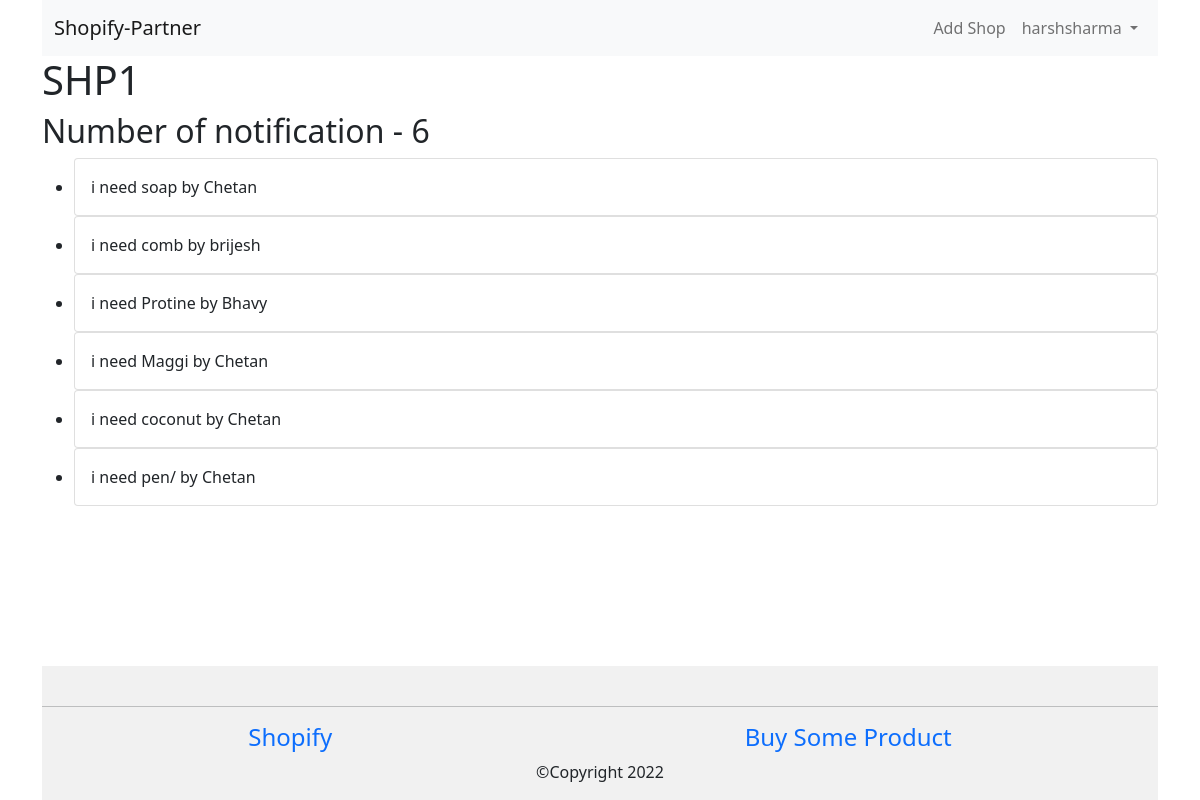
Page /partner_with_us/my_shop/3/notification/ (signed in) on the committed database.
### shopowner/models.py (models this page shows, shortened)
class Shop(models.Model):
    name = models.CharField(max_length=100, null=True)
    address = models.CharField(max_length=200, null=True)
    city = models.CharField(max_length=50, null=True)
    state = models.CharField(max_length=50, null=True)
    shopowner = models.ForeignKey(
        Shopowner, on_delete=models.CASCADE, default="", related_name='shop')
    products = models.ManyToManyField(Product, related_name='shop')
    image = models.ImageField(upload_to="shop/images",
                              default="shop/images/shop_default.jpg")

class Notification(models.Model):
    message = models.TextField(null=True)
    tag = models.CharField(max_length=50, default="review")
    customer = models.ForeignKey(
        Customer, on_delete=models.CASCADE, default="")
    shop = models.ForeignKey(Shop, on_delete=models.CASCADE, default="")

### customer/models.py (models this page shows, shortened)
class Customer(models.Model):
    GENDER = (
        ('M', 'Male'),
        ('F', 'Female'),
        ('O', 'Other')
    )
    name = models.CharField(verbose_name="Name", max_length=100, null=True)
    email = models.EmailField(verbose_name="Email", max_length=100)
    password = models.CharField(verbose_name="Password", max_length=100)
    age = models.IntegerField(verbose_name="Age", null=True)
    contact_number = models.CharField(
        verbose_name="Contact Number", max_length=13, null=True)
    address = models.CharField(
        verbose_name="Address", max_length=200, null=True)
    city = models.CharField(verbose_name="City", max_length=50, null=True)
    state = models.CharField(verbose_name="State", max_length=50, null=True)
    gender = models.CharField(verbose_name="Gender",
                              max_length=1, choices=GENDER, null=True)
    image = models.ImageField(
        upload_to="customer/images", default="customer/images/custdefault.jpg")
    complete_info = models.BooleanField(
        verbose_name="Complete Registraiton", default=False)

### shopowner/views.py (the view)
@login_required(login_url="partner_with_us/login")
def shop_notification(request, shopid):
    s = Shop.objects.get(id=shopid)
    notification = Notification.objects.filter(shop=s)
    notifications_count = notification.count()
    return render(request, "shopowner/shop_notification.html", {
        'user': request.user,
        'shop': s,
        'notifications': notification,
        'notifications_count': notifications_count,
    })

### shopowner/templates/shopowner/shop_notification.html (shortened to what this page needs)
{% extends 'shopowner/base.html' %}
{% block content %}
    <h1>{{shop.name}}</h1>
    {% ifequal notifications_count 0 %}
       <h3>
           No Notification or request available for now.
       </h3>
    {% else %}
      <h2>Number of notification - {{notifications_count}}</h2>
      <ul>
       {% for nf in notifications %}
       <li>
        <div class="card">
          <div class="card-body">
            {{nf.message}} by {{nf.customer.name}}
          </div>
        </div>
        </li>
       {% endfor %}
      </ul>
    {% endifequal %}
{% endblock content %}

### shopowner/templates/shopowner/base.html (shortened to what this page needs)
<!DOCTYPE html>
<html lang="en">
  <head>
    <link
      href="https://cdn.jsdelivr.net/npm/bootstrap@5.0.2/dist/css/bootstrap.min.css"
      rel="stylesheet"
    />
  </head>
  <body>
    <div class="container div-main">
      <nav class="navbar navbar-expand-lg navbar-light bg-light">
        <div class="container-fluid">
          <a class="navbar-brand" href="{% url 'shopowner:home'%}"
            >Shopify-Partner</a
          >
          <div
            class="collapse navbar-collapse d-flex justify-content-end mr-5"
            id="navbarNav"
          >
            <ul class="navbar-nav">
              {% if user %}
              <li class="nav-item">
                <a class="nav-link" href="{% url 'shopowner:add_shop'%}"
                  >Add Shop</a
                >
              </li>
              <li class="nav-item dropdown mr-5">
                <a
                  class="nav-link dropdown-toggle"
                  href="#"
                  id="navbarDropdown"
                  role="button"
                  data-bs-toggle="dropdown"
                  aria-expanded="false"
                >
                  {{user.username}}
                </a>
              </li>
              {% endif %}
            </ul>
          </div>
        </div>
      </nav>
      <main>
        {% block content %}{% endblock content %}
      </main>
      {%include 'shopowner/footer.html'%}
    </div>
  </body>
</html>

### shopowner/templates/shopowner/base.html (style rules this page uses)
.container.div-main { min-height:100vh; display:flex; flex-direction:column; }
main { flex-grow:1; }

### rows in the picture
Shop: name "SHP1"
Notification: message "i need soap", customer.name "Chetan"
Notification: message "i need comb", customer.name "brijesh"
Notification: message "i need Protine", customer.name "Bhavy"
Notification: message "i need Maggi", customer.name "Chetan"
Notification: message "i need coconut", customer.name "Chetan"
Notification: message "i need pen/", customer.name "Chetan"

### other values in the picture
{{ user.username }} "harshsharma"
{{ notifications_count }} "6"
